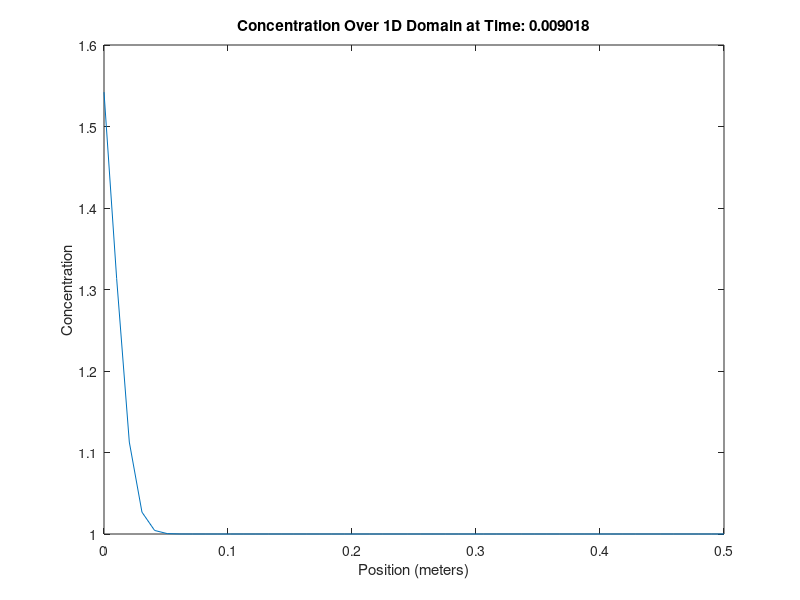
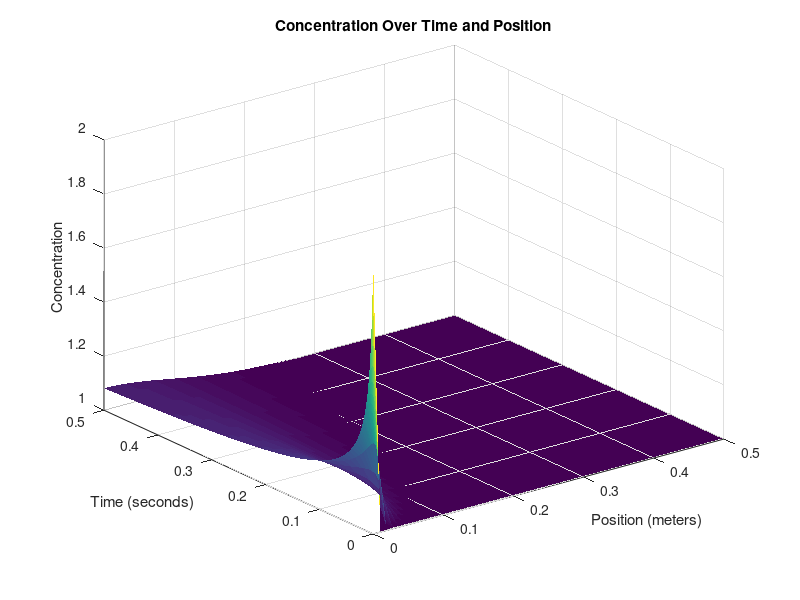

Recreate these plots in MATLAB, in order.
clear
close all
clc

% Define parameters
domain_length = 0.5;   % Domain length (meters)
discretization = 50;    % Number of spatial discretization points
dx = domain_length / (discretization - 1);

time_length = 0.5;      % Time length (seconds)
time_steps = 500;       % Number of time steps
dt = time_length / time_steps;

D = 0.01;               % Diffusion coefficient

% Create a grid for space and time
x = linspace(0, domain_length, discretization);
t = linspace(0, time_length, time_steps);

% Initialize the concentration array (1D)
C = zeros(discretization, time_steps);

% Set up the diffusion ODE without rejection
% There's no need for rejection_rate here
rejection_rate = 0; % No rejection

% Initial condition (as a column vector)
C(:, 1) = ones(discretization, 1); % Initialize to 1 everywhere
C(1, 1) = 2; % Set the concentration at the first position to 2

% Time-stepping loop
for k = 2:time_steps
    for i = 1:discretization
        % Calculate the second derivative in x direction
        d2Cdx2 = D * (C(min(i + 1, discretization), k-1) - 2 * C(i, k-1) + C(max(i - 1, 1), k-1)) / dx^2;
        
        % Apply the diffusion equation
        C(i, k) = C(i, k-1) + dt * d2Cdx2;
    end
end

% Plot concentration at a specific time
time_index = 10;  % Change this index to select the time you want to visualize
figure;
plot(x, C(:, time_index));
xlabel('Position (meters)');
ylabel('Concentration');
title(['Concentration Over 1D Domain at Time: ' num2str(t(time_index))]);

% Create a 3D surface plot to visualize concentration over time and position
[T, X] = meshgrid(t, x);
figure;
h = surf(X, T, C); % Transpose removed here
xlabel('Position (meters)');
ylabel('Time (seconds)');
zlabel('Concentration');
title('Concentration Over Time and Position');

set(h,'LineStyle','none')
